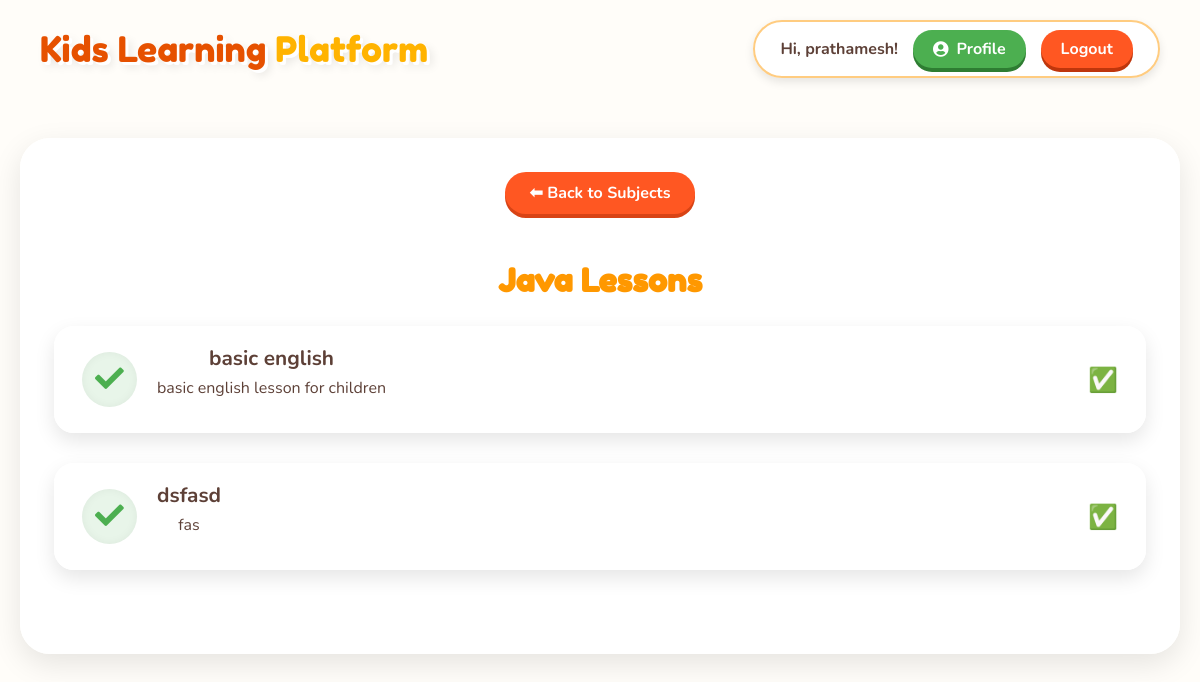
Screenshot of /child/lessons.php?subject_id=1 (signed in) with the database file from the repository.
### tables this page shows
CREATE TABLE `subjects` (
  `subject_id` int(11) NOT NULL,
  `subject_name` varchar(100) NOT NULL,
  `subject_code` varchar(20) DEFAULT NULL,
  `dept_id` int(11) DEFAULT NULL,
  `credit_hours` int(11) DEFAULT NULL
);

CREATE TABLE `lessons` (
  `lesson_id` int(11) NOT NULL,
  `subject_id` int(11) NOT NULL,
  `lesson_title` varchar(200) NOT NULL,
  `lesson_description` text DEFAULT NULL,
  `video_url` text NOT NULL,
  `created_at` timestamp NOT NULL DEFAULT current_timestamp(),
  `quiz_question` text DEFAULT NULL,
  `option_a` varchar(255) DEFAULT NULL,
  `option_b` varchar(255) DEFAULT NULL,
  `option_c` varchar(255) DEFAULT NULL,
  `correct_option` char(1) DEFAULT NULL
);

### child/lessons.php (the view, shortened to what this page needs)
<?php
require_once '../config/db.php';
include 'includes/header.php';
$child_id = $_SESSION['user_id'];
$subject_id = $_GET['subject_id'] ?? null;
?>
<div class="glass-panel">
    <?php if ($subject_id): ?>
        <?php
        $stmt = $pdo->prepare("SELECT * FROM subjects WHERE subject_id = ?");
        $stmt->execute([$subject_id]);
        $subject = $stmt->fetch();
        $sql = "SELECT l.*,
                (SELECT COUNT(*) FROM lesson_progress lp WHERE lp.lesson_id = l.lesson_id AND lp.child_id = ? AND lp.is_completed = 1) as is_completed
                FROM lessons l
                WHERE l.subject_id = ?
                ORDER BY l.created_at ASC";
        $stmt = $pdo->prepare($sql);
        $stmt->execute([$child_id, $subject_id]);
        $lessons = $stmt->fetchAll();
        ?>
        <div style="margin-bottom:20px;">
            <a href="lessons.php" class="btn-back">⬅ Back to Subjects</a>
            <h2 style="font-family:'Fredoka One'; color: var(--primary-color); font-size: 2rem;"><?php echo htmlspecialchars($subject['subject_name']); ?> Lessons</h2>
        </div>
        <div class="subject-row" style="justify-content: flex-start;">
            <?php foreach($lessons as $lesson): ?>
            <a href="lesson_view.php?lesson_id=<?php echo $lesson['lesson_id']; ?>" class="subject-card" style="width: 100%; border-radius: 20px; justify-content: space-between;">
                <div style="display:flex; align-items:center; gap: 20px;">
                    <div class="subject-icon" style="background: <?php echo $lesson['is_completed'] ? '#E8F5E9' : '#FFF3E0'; ?>; color: <?php echo $lesson['is_completed'] ? '#4CAF50' : '#FF9800'; ?>;">
                        <i class="fas <?php echo $lesson['is_completed'] ? 'fa-check' : 'fa-play'; ?>"></i>
                    </div>
                    <div>
                        <h3 style="margin:0; font-size:1.3rem; color: var(--text-color);"><?php echo htmlspecialchars($lesson['lesson_title']); ?></h3>
                        <p style="margin-top:5px; font-weight:normal;"><?php echo htmlspecialchars($lesson['lesson_description']); ?></p>
                    </div>
                </div>
                <?php if($lesson['is_completed']): ?>
                    <span style="font-size:1.5rem;">✅</span>
                <?php else: ?>
                    <span style="font-size:1.5rem; opacity: 0.5;">⏳</span>
                <?php endif; ?>
            </a>
            <?php endforeach; ?>
        </div>
    <?php endif; ?>
</div>
</div>
</body>
</html>

### child/assets/css/child_theme.css (style rules this page uses)
:root { --primary-color: #FF9800; --secondary-color: #FF5722; --accent-color: #FFC107; --danger-color: #E64A19; --text-color: #5D4037; --white: #fff; --header-bg: transparent; --card-bg: #FFFFFF; }
body { font-family: 'Nunito', sans-serif; margin: 0; padding: 0; min-height: 100vh; overflow-x: hidden; color: var(--text-color); }
.glass-panel { background: rgba(255, 255, 255, 0.9); border-radius: 30px; padding: 30px; box-shadow: 0 10px 30px rgba(0,0,0,0.1); border: 4px solid #fff; margin-bottom: 30px; }
.subject-row { display: flex; justify-content: center; gap: 30px; flex-wrap: wrap; margin-bottom: 50px; }
.subject-card { background: rgba(255, 255, 255, 0.95); width: 300px; padding: 15px 25px; border-radius: 50px; display: flex; align-items: center; gap: 20px; box-shadow: 0 8px 20px rgba(0,0,0,0.1); text-decoration: none; color: #5D4037; border: 3px solid #fff; transition: transform 0.2s, box-shadow 0.2s; }
.subject-icon { width: 55px; height: 55px; background: #E3F2FD; border-radius: 50%; display: flex; align-items: center; justify-content: center; font-size: 1.8rem; color: #2196F3; box-shadow: inset 0 0 10px rgba(0,0,0,0.05); }
.btn-back { display: inline-block; background: #FF5722; color: white; padding: 10px 25px; border-radius: 30px; text-decoration: none; font-weight: bold; box-shadow: 0 4px 0 #D84315; margin-bottom: 20px; transition: all 0.2s; }

### rows the page displays
subjects: subject_name "Java"
lessons: $lesson['lesson_id'] 1 (drawn), lesson_title "basic english", lesson_description "basic english lesson for children"
lessons: lesson_title "dsfasd", lesson_description "fas"

### other values shown
$child_name_header "prathamesh"
